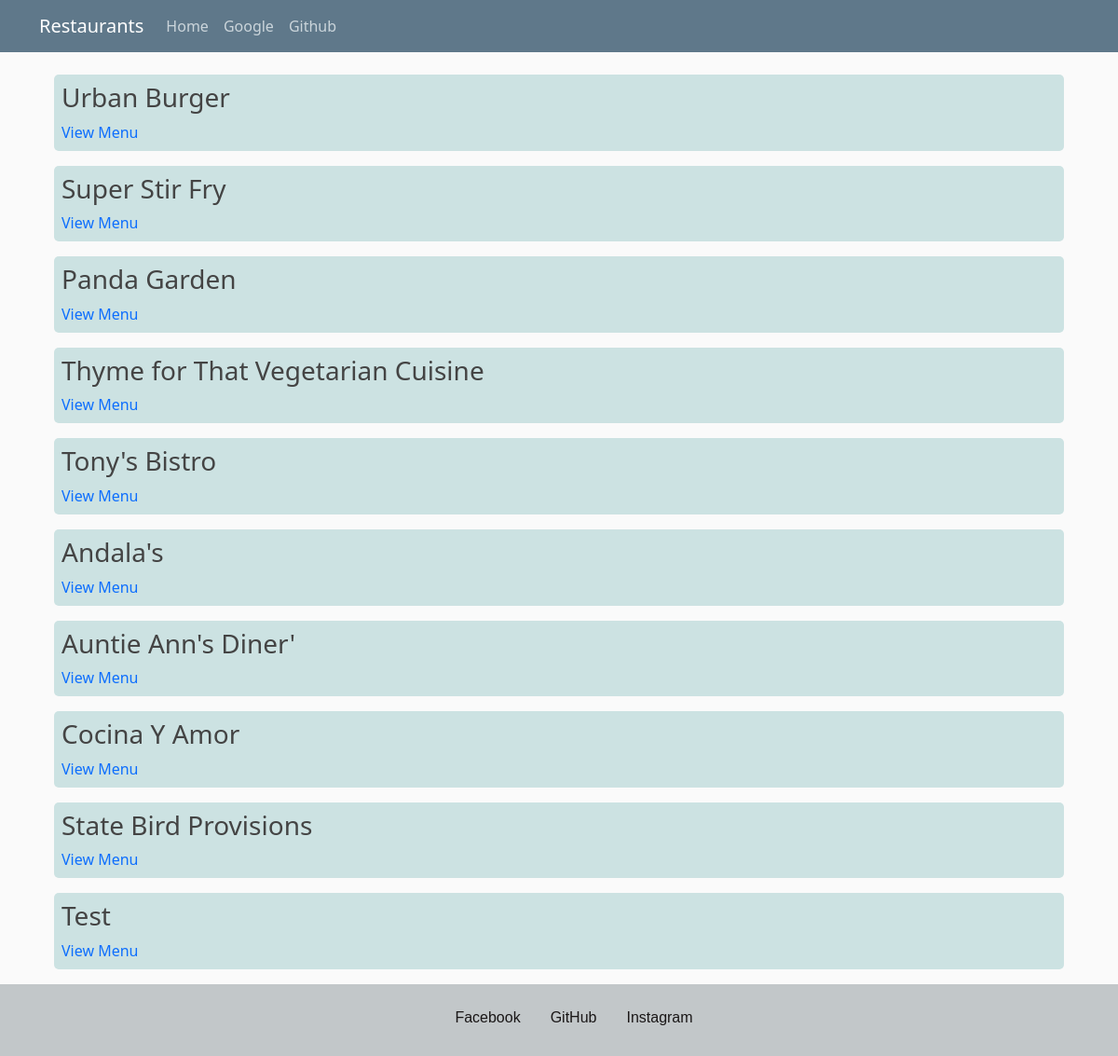
Page /restaurant on the earlier database version.
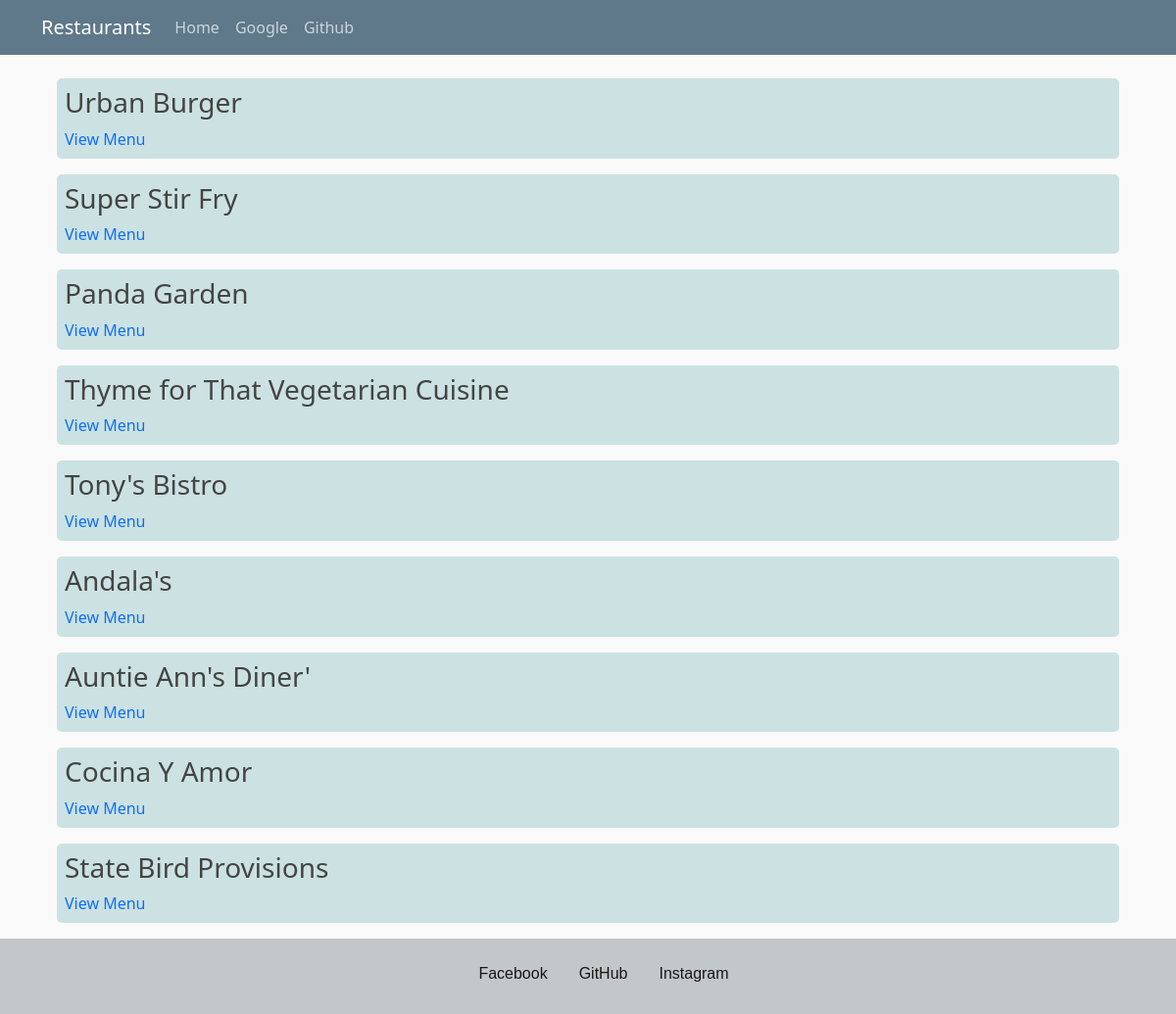
Same page on the later database version.
### restaurant_appf/models.py (models this page shows, shortened)
class Restaurant(db.Model):
    __tablename__ = 'restaurant'
    id = db.Column(db.Integer, primary_key=True)
    name = db.Column(db.String(250), nullable=False)
    user_id = db.Column(db.Integer, db.ForeignKey('user.id'))
    user = db.relationship(User)

### restaurant_appf/routes.py (the view)
@app.route('/')
@app.route('/restaurant')
def show_restaurants():
    restaurant = db.session.query(Restaurant).all()
    return render_template('restaurants.html', restaurant = restaurant)

### restaurant_appf/templates/restaurants.html (shortened to what this page needs)
{% extends "layout.html" %}
{% block content %}
<div class="main">
  {% for r in restaurant %}
    <div class="show_restaurants">
      <span><h3>{{r.name}}</h3></span>
      <div class="view_menu_button">
        <a href="{{url_for('show_menu', restaurant_id=r.id)}}">View Menu</a>
      </div>
    </div>
  {% endfor %}
</div>
{% endblock %}

Differences in the rows shown:
removed Restaurant: name "Test"
